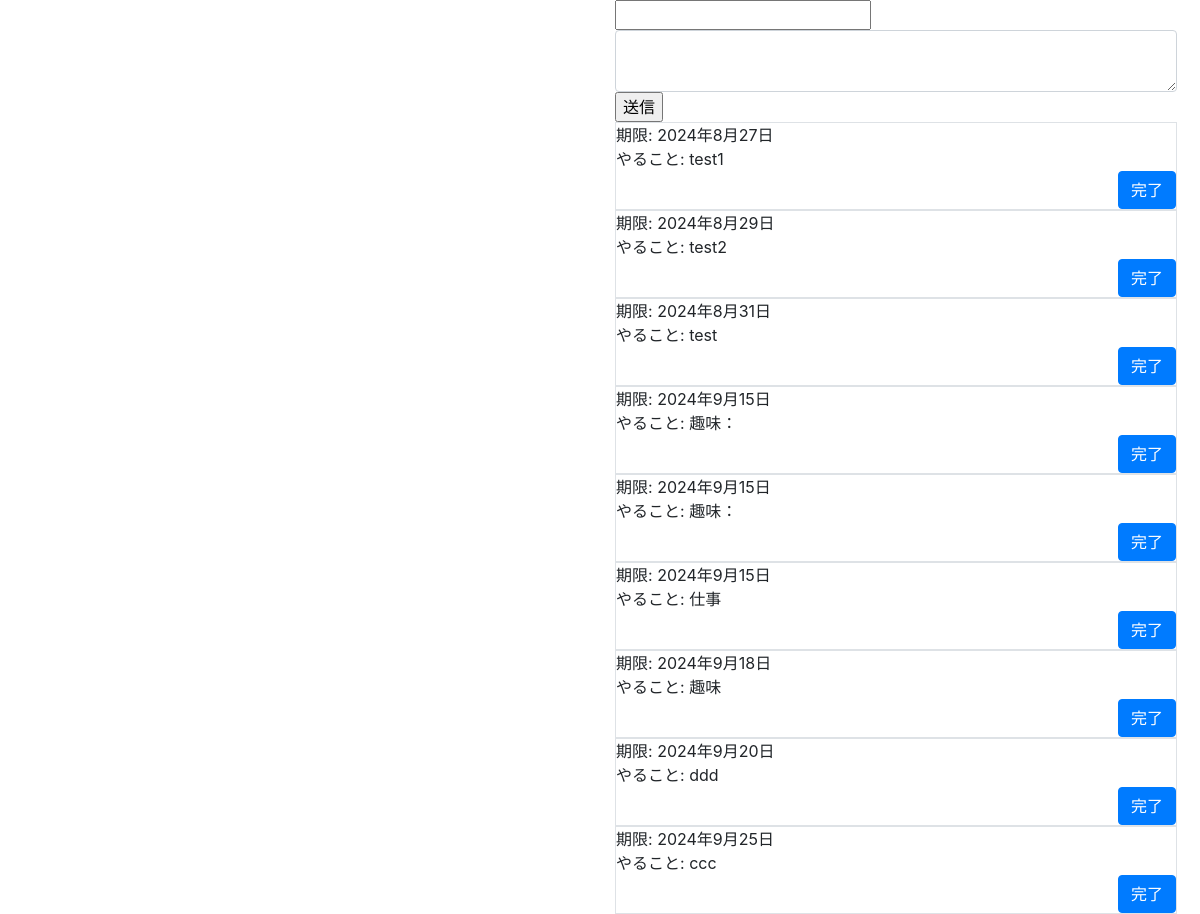
/, run on an earlier commit of the app's database.
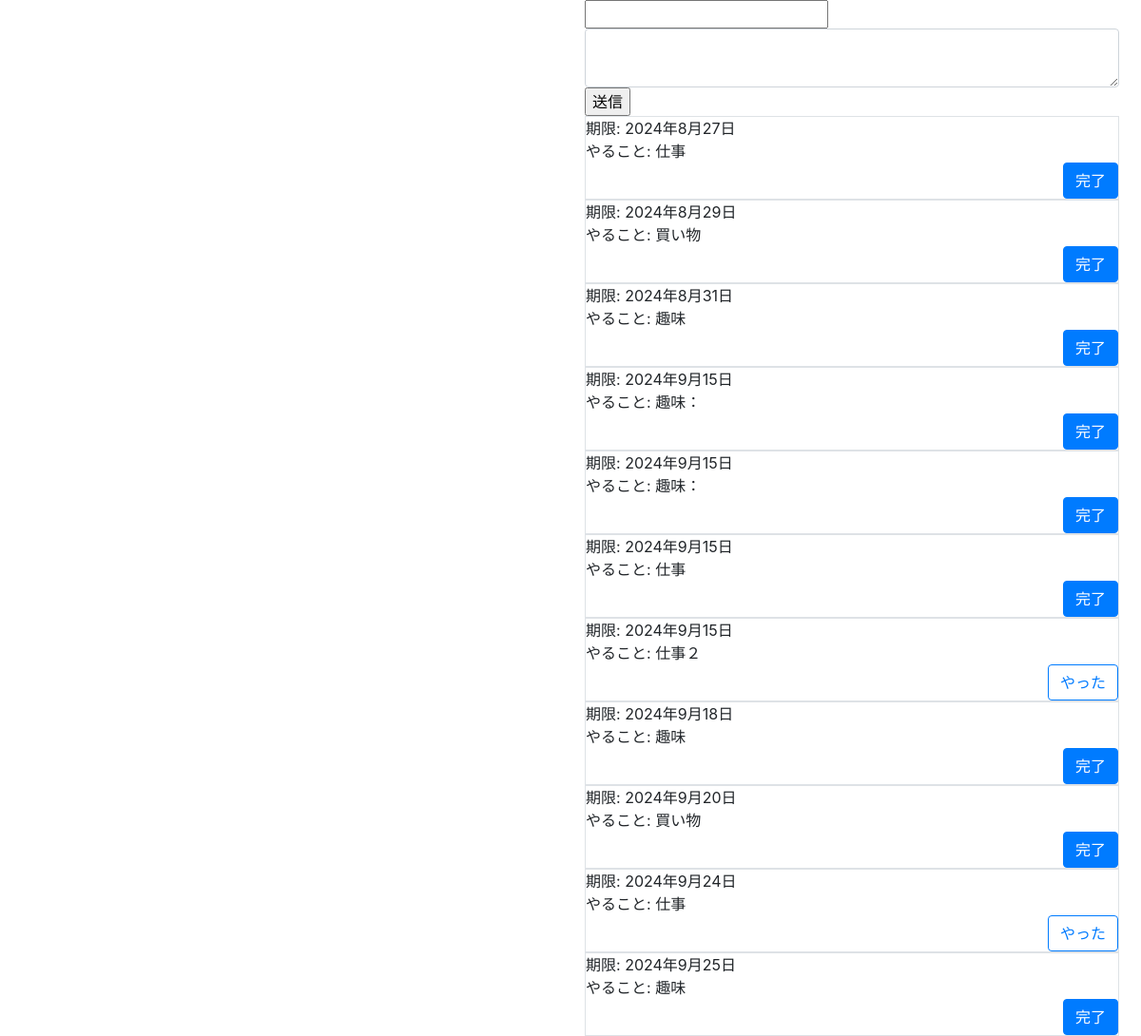
And on a later commit of the database.
### fullcalendarapp/models.py (models this page shows, shortened)
class Todo(models.Model):
    dt          = models.DateTimeField(verbose_name="投稿日時",default=timezone.now)
    category    = models.ForeignKey(Category, verbose_name="カテゴリ", on_delete=models.SET_NULL, null=True, blank=True)
    deadline    = models.DateField(verbose_name="期日")
    content     = models.CharField(verbose_name="やること", max_length=300)
    done        = models.BooleanField(verbose_name="やった", default=False)

### fullcalendarapp/views.py (the view, shortened to what this page needs)
class IndexView(View):
    def get(self, request, *args, **kwargs):
        context             = {}
        context["todos"]    = Todo.objects.order_by("deadline", "dt")
        context["categories"] = Category.objects.all()
        return render(request, "fullcalendarapp/index.html", context)

### templates/fullcalendarapp/index.html (shortened to what this page needs)
{% load static %}
<!DOCTYPE html>
<html lang="ja">
<head>
    <link rel="stylesheet" href="https://stackpath.bootstrapcdn.com/bootstrap/4.4.1/css/bootstrap.min.css">
    <link rel="stylesheet" href="https://cdn.jsdelivr.net/npm/flatpickr/dist/flatpickr.min.css">
    <link rel="stylesheet" href="{% static 'fullcalendarapp/css/style.css' %}">
</head>
<body>
    <main class="mx-2">
        <div class="row mx-0">
            <div class="col-md-6">
            </div>
            <div class="col-md-6">
                <form method="POST">
                    <input name="deadline" type="text" readonly>
                    <textarea class="form-control" name="content"></textarea>
                    <input type="submit" value="送信">
                </form>
                {% for todo in todos %}
                <div id="todo_{{ todo.id }}" class="border">
                    <div>期限: {{ todo.deadline }}</div>
                    <div>やること: {{ todo.content }}</div>
                    <form class="text-right" action="{% url 'fullcalendarapp:done' todo.id %}" method="post">
                        {% if todo.done %}
                        <input class="btn btn-primary " type="submit" value="完了">
                        {% else %}
                        <input class="btn btn-outline-primary " type="submit" value="やった">
                        {% endif %}
                    </form>
                </div>
                {% endfor %}
            </div>
        </div>
    </main>
</body>
</html>

What changed in the data, as far as the page shows it:
changed Todo (number 1 of 11 on the later page): content "test1" → "仕事"
changed Todo (number 2 of 11 on the later page): content "test2" → "買い物"
changed Todo (number 3 of 11 on the later page): content "test" → "趣味"
added Todo: deadline "2024年9月15日", content "仕事２"
changed Todo (number 9 of 11 on the later page): content "ddd" → "買い物"
added Todo: deadline "2024年9月24日", content "仕事"
changed Todo (number 11 of 11 on the later page): content "ccc" → "趣味"
